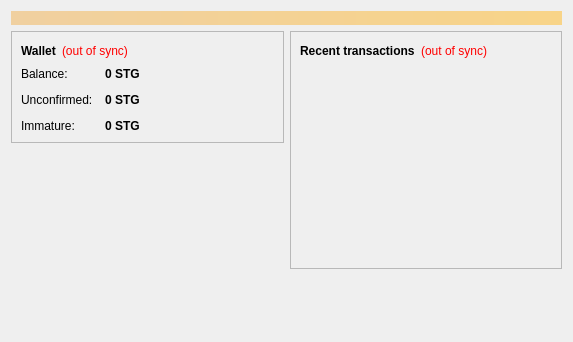
<?xml version="1.0" encoding="UTF-8"?>
<ui version="4.0">
 <class>OverviewPage</class>
 <widget class="QWidget" name="OverviewPage">
  <property name="geometry">
   <rect>
    <x>0</x>
    <y>0</y>
    <width>573</width>
    <height>342</height>
   </rect>
  </property>
  <property name="windowTitle">
   <string>Form</string>
  </property>
  <layout class="QVBoxLayout" name="topLayout">
   <item>
    <widget class="QLabel" name="labelAlerts">
     <property name="visible">
      <bool>false</bool>
     </property>
     <property name="styleSheet">
      <string notr="true">background-color: qlineargradient(x1: 0, y1: 0, x2: 1, y2: 0, stop:0 #F0D0A0, stop:1 #F8D488); color:#000000;</string>
     </property>
     <property name="wordWrap">
      <bool>true</bool>
     </property>
     <property name="margin">
      <number>3</number>
     </property>
    </widget>
   </item>
   <item>
    <layout class="QHBoxLayout" name="horizontalLayout" stretch="1,1">
     <item>
      <layout class="QVBoxLayout" name="verticalLayout_2">
       <item>
        <widget class="QFrame" name="frame">
         <property name="frameShape">
          <enum>QFrame::StyledPanel</enum>
         </property>
         <property name="frameShadow">
          <enum>QFrame::Raised</enum>
         </property>
         <layout class="QVBoxLayout" name="verticalLayout_4">
          <item>
           <layout class="QHBoxLayout" name="horizontalLayout_4">
            <item>
             <widget class="QLabel" name="label_5">
              <property name="font">
               <font>
                <weight>75</weight>
                <bold>true</bold>
               </font>
              </property>
              <property name="text">
               <string>Wallet</string>
              </property>
             </widget>
            </item>
            <item>
             <widget class="QLabel" name="labelWalletStatus">
              <property name="toolTip">
               <string>The displayed information may be out of date. Your wallet automatically synchronizes with the String network after a connection is established, but this process has not completed yet.</string>
              </property>
              <property name="styleSheet">
               <string notr="true">QLabel { color: red; }</string>
              </property>
              <property name="text">
               <string notr="true">(out of sync)</string>
              </property>
              <property name="alignment">
               <set>Qt::AlignLeading|Qt::AlignLeft|Qt::AlignVCenter</set>
              </property>
             </widget>
            </item>
            <item>
             <spacer name="horizontalSpacer_2">
              <property name="orientation">
               <enum>Qt::Horizontal</enum>
              </property>
              <property name="sizeHint" stdset="0">
               <size>
                <width>40</width>
                <height>20</height>
               </size>
              </property>
             </spacer>
            </item>
           </layout>
          </item>
          <item>
           <layout class="QFormLayout" name="formLayout_2">
            <property name="fieldGrowthPolicy">
             <enum>QFormLayout::AllNonFixedFieldsGrow</enum>
            </property>
            <property name="horizontalSpacing">
             <number>12</number>
            </property>
            <property name="verticalSpacing">
             <number>12</number>
            </property>
            <item row="0" column="0">
             <widget class="QLabel" name="label">
              <property name="text">
               <string>Balance:</string>
              </property>
             </widget>
            </item>
            <item row="0" column="1">
             <widget class="QLabel" name="labelBalance">
              <property name="font">
               <font>
                <weight>75</weight>
                <bold>true</bold>
               </font>
              </property>
              <property name="cursor">
               <cursorShape>IBeamCursor</cursorShape>
              </property>
              <property name="toolTip">
               <string>Your current balance</string>
              </property>
              <property name="text">
               <string notr="true">0 STG</string>
              </property>
              <property name="textInteractionFlags">
               <set>Qt::LinksAccessibleByMouse|Qt::TextSelectableByKeyboard|Qt::TextSelectableByMouse</set>
              </property>
             </widget>
            </item>
            <item row="1" column="0">
             <widget class="QLabel" name="label_3">
              <property name="text">
               <string>Unconfirmed:</string>
              </property>
             </widget>
            </item>
            <item row="1" column="1">
             <widget class="QLabel" name="labelUnconfirmed">
              <property name="font">
               <font>
                <weight>75</weight>
                <bold>true</bold>
               </font>
              </property>
              <property name="cursor">
               <cursorShape>IBeamCursor</cursorShape>
              </property>
              <property name="toolTip">
               <string>Total of transactions that have yet to be confirmed, and do not yet count toward the current balance</string>
              </property>
              <property name="text">
               <string notr="true">0 STG</string>
              </property>
              <property name="textInteractionFlags">
               <set>Qt::LinksAccessibleByMouse|Qt::TextSelectableByKeyboard|Qt::TextSelectableByMouse</set>
              </property>
             </widget>
            </item>
            <item row="2" column="0">
             <widget class="QLabel" name="labelImmatureText">
              <property name="text">
               <string>Immature:</string>
              </property>
             </widget>
            </item>
            <item row="2" column="1">
             <widget class="QLabel" name="labelImmature">
              <property name="font">
               <font>
                <weight>75</weight>
                <bold>true</bold>
               </font>
              </property>
              <property name="toolTip">
               <string>Mined balance that has not yet matured</string>
              </property>
              <property name="text">
               <string notr="true">0 STG</string>
              </property>
              <property name="textInteractionFlags">
               <set>Qt::LinksAccessibleByMouse|Qt::TextSelectableByKeyboard|Qt::TextSelectableByMouse</set>
              </property>
             </widget>
            </item>
           </layout>
          </item>
         </layout>
        </widget>
       </item>
       <item>
        <spacer name="verticalSpacer">
         <property name="orientation">
          <enum>Qt::Vertical</enum>
         </property>
         <property name="sizeHint" stdset="0">
          <size>
           <width>20</width>
           <height>40</height>
          </size>
         </property>
        </spacer>
       </item>
      </layout>
     </item>
     <item>
      <layout class="QVBoxLayout" name="verticalLayout_3">
       <item>
        <widget class="QFrame" name="frame_2">
         <property name="frameShape">
          <enum>QFrame::StyledPanel</enum>
         </property>
         <property name="frameShadow">
          <enum>QFrame::Raised</enum>
         </property>
         <layout class="QVBoxLayout" name="verticalLayout">
          <item>
           <layout class="QHBoxLayout" name="horizontalLayout_2">
            <item>
             <widget class="QLabel" name="label_4">
              <property name="text">
               <string>&lt;b&gt;Recent transactions&lt;/b&gt;</string>
              </property>
             </widget>
            </item>
            <item>
             <widget class="QLabel" name="labelTransactionsStatus">
              <property name="toolTip">
               <string>The displayed information may be out of date. Your wallet automatically synchronizes with the String network after a connection is established, but this process has not completed yet.</string>
              </property>
              <property name="styleSheet">
               <string notr="true">QLabel { color: red; }</string>
              </property>
              <property name="text">
               <string notr="true">(out of sync)</string>
              </property>
              <property name="alignment">
               <set>Qt::AlignRight|Qt::AlignTrailing|Qt::AlignVCenter</set>
              </property>
             </widget>
            </item>
            <item>
             <spacer name="horizontalSpacer">
              <property name="orientation">
               <enum>Qt::Horizontal</enum>
              </property>
              <property name="sizeHint" stdset="0">
               <size>
                <width>40</width>
                <height>20</height>
               </size>
              </property>
             </spacer>
            </item>
           </layout>
          </item>
          <item>
           <widget class="QListView" name="listTransactions">
            <property name="styleSheet">
             <string notr="true">QListView { background: transparent; }</string>
            </property>
            <property name="frameShape">
             <enum>QFrame::NoFrame</enum>
            </property>
            <property name="verticalScrollBarPolicy">
             <enum>Qt::ScrollBarAlwaysOff</enum>
            </property>
            <property name="horizontalScrollBarPolicy">
             <enum>Qt::ScrollBarAlwaysOff</enum>
            </property>
            <property name="selectionMode">
             <enum>QAbstractItemView::NoSelection</enum>
            </property>
           </widget>
          </item>
         </layout>
        </widget>
       </item>
       <item>
        <spacer name="verticalSpacer_2">
         <property name="orientation">
          <enum>Qt::Vertical</enum>
         </property>
         <property name="sizeHint" stdset="0">
          <size>
           <width>20</width>
           <height>40</height>
          </size>
         </property>
        </spacer>
       </item>
      </layout>
     </item>
    </layout>
   </item>
  </layout>
 </widget>
 <resources/>
 <connections/>
</ui>
